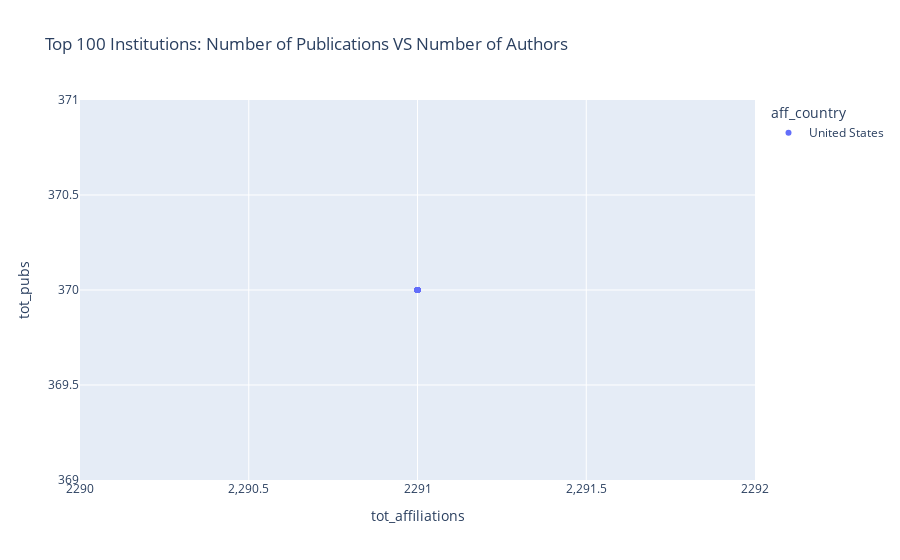

This figure's notebook cell:
### Code cell
treshold = 100

px.scatter(gridaffiliations[:treshold], 
           x="tot_affiliations", y="tot_pubs", 
           color="aff_country",
           hover_name="aff_name", 
           hover_data=['aff_id', 'aff_name', 'aff_city', 'aff_country', 'tot_affiliations', 'tot_pubs'], 
           title=f"Top {treshold} Institutions: Number of Publications VS Number of Authors")

### Figure 1 — Plotly figure (JSON) as saved in the notebook; plotly's stock layout.template omitted (floating-point values rounded to 4 significant figures; data arrays with more than 128 entries replaced by an {"elided": "..."} marker saying what was removed)
{"data": [{"customdata": {"elided": "100x4 str values"}, "hovertemplate": "<b>%{hovertext}</b><br><br>aff_country=%{customdata[3]}<br>tot_affiliations=%{x}<br>tot_pubs=%{y}<br>aff_id=%{customdata[0]}<br>aff_name=%{customdata[1]}<br>aff_city=%{customdata[2]}<extra></extra>", "hovertext": ["Harvard University", "Harvard University", "Harvard University", "Harvard University", "Harvard University", "Harvard University", "Harvard University", "Harvard University", "Harvard University", "Harvard University", "Harvard University", "Harvard University", "Harvard University", "Harvard University", "Harvard University", "Harvard University", "Harvard University", "Harvard University", "Harvard University", "Harvard University", "Harvard University", "Harvard University", "Harvard University", "Harvard University", "Harvard University", "Harvard University", "Harvard University", "Harvard University", "Harvard University", "Harvard University", "Harvard University", "Harvard University", "Harvard University", "Harvard University", "Harvard University", "Harvard University", "Harvard University", "Harvard University", "Harvard University", "Harvard University", "Harvard University", "Harvard University", "Harvard University", "Harvard University", "Harvard University", "Harvard University", "Harvard University", "Harvard University", "Harvard University", "Harvard University", "Harvard University", "Harvard University", "Harvard University", "Harvard University", "Harvard University", "Harvard University", "Harvard University", "Harvard University", "Harvard University", "Harvard University", "Harvard University", "Harvard University", "Harvard University", "Harvard University", "Harvard University", "Harvard University", "Harvard University", "Harvard University", "Harvard University", "Harvard University", "Harvard University", "Harvard University", "Harvard University", "Harvard University", "Harvard University", "Harvard University", "Harvard University", "Harvard University", "Harvard University", "Harvard University", "Harvard University", "Harvard University", "Harvard University", "Harvard University", "Harvard University", "Harvard University", "Harvard University", "Harvard University", "Harvard University", "Harvard University", "Harvard University", "Harvard University", "Harvard University", "Harvard University", "Harvard University", "Harvard University", "Harvard University", "Harvard University", "Harvard University", "Harvard University"], "legendgroup": "United States", "marker": {"color": "#636efa", "symbol": "circle"}, "mode": "markers", "name": "United States", "orientation": "v", "showlegend": true, "type": "scatter", "x": [2291, 2291, 2291, 2291, 2291, 2291, 2291, 2291, 2291, 2291, 2291, 2291, 2291, 2291, 2291, 2291, 2291, 2291, 2291, 2291, 2291, 2291, 2291, 2291, 2291, 2291, 2291, 2291, 2291, 2291, 2291, 2291, 2291, 2291, 2291, 2291, 2291, 2291, 2291, 2291, 2291, 2291, 2291, 2291, 2291, 2291, 2291, 2291, 2291, 2291, 2291, 2291, 2291, 2291, 2291, 2291, 2291, 2291, 2291, 2291, 2291, 2291, 2291, 2291, 2291, 2291, 2291, 2291, 2291, 2291, 2291, 2291, 2291, 2291, 2291, 2291, 2291, 2291, 2291, 2291, 2291, 2291, 2291, 2291, 2291, 2291, 2291, 2291, 2291, 2291, 2291, 2291, 2291, 2291, 2291, 2291, 2291, 2291, 2291, 2291], "xaxis": "x", "y": [370, 370, 370, 370, 370, 370, 370, 370, 370, 370, 370, 370, 370, 370, 370, 370, 370, 370, 370, 370, 370, 370, 370, 370, 370, 370, 370, 370, 370, 370, 370, 370, 370, 370, 370, 370, 370, 370, 370, 370, 370, 370, 370, 370, 370, 370, 370, 370, 370, 370, 370, 370, 370, 370, 370, 370, 370, 370, 370, 370, 370, 370, 370, 370, 370, 370, 370, 370, 370, 370, 370, 370, 370, 370, 370, 370, 370, 370, 370, 370, 370, 370, 370, 370, 370, 370, 370, 370, 370, 370, 370, 370, 370, 370, 370, 370, 370, 370, 370, 370], "yaxis": "y"}], "layout": {"autosize": true, "legend": {"title": {"text": "aff_country"}, "tracegroupgap": 0}, "title": {"text": "Top 100 Institutions: Number of Publications VS Number of Authors"}, "xaxis": {"anchor": "y", "autorange": true, "domain": [0, 1], "range": [2290, 2292], "title": {"text": "tot_affiliations"}, "type": "linear"}, "yaxis": {"anchor": "x", "autorange": true, "domain": [0, 1], "range": [369, 371], "title": {"text": "tot_pubs"}, "type": "linear"}}}
